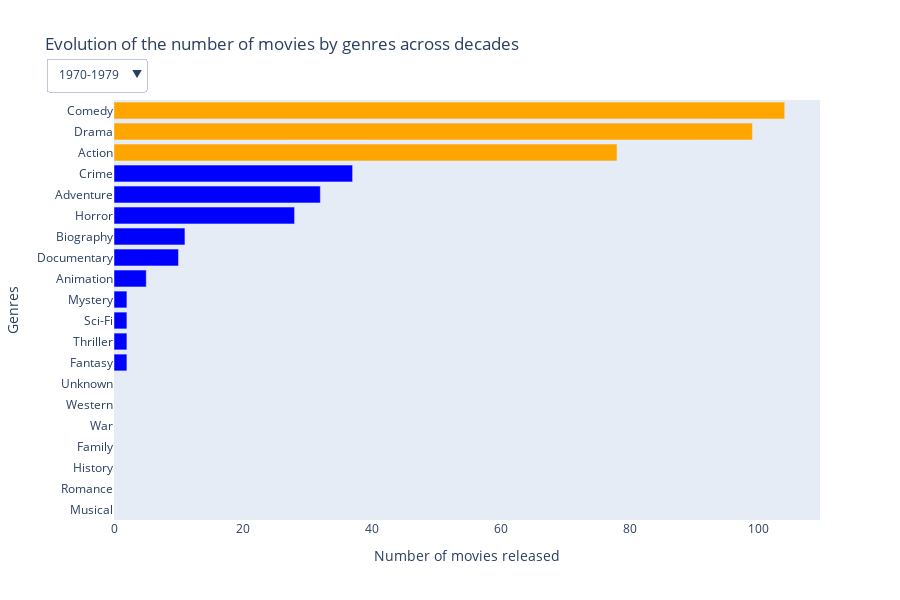

Notebook code cell kept with this figure:
### Markdown cell above
The chart generated by the code below is an interactive Plotly chart but the screenshots of each decade from this graph are present just after (if the Plotly is not displayed).

### Code cell
# We plot the graph representing the evolution of the ratings attributed to movies by the decades
# Create a figure
fig = go.Figure()

# Add bars for each decade
for decade in evolution_per_decade_genre["Decade"].unique():
    # Filter by decade and sort by Nb_movies
    df_decade = evolution_per_decade_genre[evolution_per_decade_genre["Decade"] == decade]
    df_decade = df_decade.sort_values(by="Nb_movies")

    # Color the 3 genres with the most releases in orange
    colors = ["orange" if (len(df_decade)-3 <= i <= len(df_decade)) else "blue" for i in range(len(df_decade))]

    fig.add_trace(go.Bar(
        x=df_decade["Nb_movies"],
        y=df_decade["Genres"],
        name=decade,
        visible=False,
        marker_color=colors,
        orientation="h"
    ))

# Make the first decade visible by default
fig.data[0].visible = True

# Configuring animations
fig.update_layout(
    updatemenus=[{
        "buttons": [
            {
                "label": decade,
                "method": "update",
                "args": [
                    {"visible": [decade == d for d in evolution_per_decade_genre["Decade"].unique()]},
                    {
                        "xaxis.range": [0, evolution_per_decade_genre[evolution_per_decade_genre["Decade"] == decade]["Nb_movies"].max()],
                        "yaxis.title.text": "Genres"  # Ensure the y-axis title is maintained
                    }
                ]
            } for decade in evolution_per_decade_genre["Decade"].unique()
        ],
        "direction": "down",
        "showactive": True,
        "x": 0.045,  # Adjust horizontal position (further left)
        "y": 1.10    # Adjust vertical position (above chart)
    }],
    title="Evolution of the number of movies by genres across decades",
    height=600
)

# Edit axis titles
fig.update_layout(
    xaxis_title="Number of movies released",
    yaxis_title="Genres"
)

# Show chart
fig.show()

### Figure 1 — Plotly figure (JSON) as saved in the notebook; plotly's stock layout.template omitted (floating-point values rounded to 4 significant figures)
{"data": [{"marker": {"color": ["blue", "blue", "blue", "blue", "blue", "blue", "blue", "blue", "blue", "blue", "blue", "blue", "blue", "blue", "blue", "blue", "blue", "orange", "orange", "orange"]}, "name": "1970-1979", "orientation": "h", "type": "bar", "visible": true, "x": [0, 0, 0, 0, 0, 0, 0, 2, 2, 2, 2, 5, 10, 11, 28, 32, 37, 78, 99, 104], "y": ["Musical", "Romance", "History", "Family", "War", "Western", "Unknown", "Fantasy", "Thriller", "Sci-Fi", "Mystery", "Animation", "Documentary", "Biography", "Horror", "Adventure", "Crime", "Action", "Drama", "Comedy"]}, {"marker": {"color": ["blue", "blue", "blue", "blue", "blue", "blue", "blue", "blue", "blue", "blue", "blue", "blue", "blue", "blue", "blue", "blue", "blue", "orange", "orange", "orange"]}, "name": "1980-1989", "orientation": "h", "type": "bar", "visible": false, "x": [0, 0, 0, 0, 0, 1, 1, 2, 2, 3, 10, 19, 20, 40, 51, 66, 68, 159, 192, 302], "y": ["Musical", "History", "War", "Unknown", "Western", "Family", "Mystery", "Romance", "Thriller", "Sci-Fi", "Fantasy", "Documentary", "Animation", "Biography", "Horror", "Adventure", "Crime", "Drama", "Action", "Comedy"]}, {"marker": {"color": ["blue", "blue", "blue", "blue", "blue", "blue", "blue", "blue", "blue", "blue", "blue", "blue", "blue", "blue", "blue", "blue", "blue", "orange", "orange", "orange"]}, "name": "1990-1999", "orientation": "h", "type": "bar", "visible": false, "x": [0, 0, 0, 0, 1, 1, 1, 1, 1, 5, 11, 34, 35, 37, 67, 77, 140, 277, 285, 491], "y": ["Musical", "History", "War", "Unknown", "Sci-Fi", "Thriller", "Family", "Romance", "Western", "Mystery", "Fantasy", "Documentary", "Animation", "Horror", "Adventure", "Biography", "Crime", "Action", "Drama", "Comedy"]}, {"marker": {"color": ["blue", "blue", "blue", "blue", "blue", "blue", "blue", "blue", "blue", "blue", "blue", "blue", "blue", "blue", "blue", "blue", "blue", "orange", "orange", "orange"]}, "name": "2000-2009", "orientation": "h", "type": "bar", "visible": false, "x": [0, 0, 1, 1, 3, 5, 8, 9, 9, 9, 10, 106, 135, 147, 176, 312, 510, 645, 1067, 1129], "y": ["History", "Western", "Unknown", "Family", "War", "Sci-Fi", "Fantasy", "Musical", "Mystery", "Romance", "Thriller", "Horror", "Animation", "Adventure", "Biography", "Crime", "Action", "Documentary", "Drama", "Comedy"]}, {"marker": {"color": ["blue", "blue", "blue", "blue", "blue", "blue", "blue", "blue", "blue", "blue", "blue", "blue", "blue", "blue", "blue", "blue", "blue", "orange", "orange", "orange"]}, "name": "2010-2019", "orientation": "h", "type": "bar", "visible": false, "x": [0, 0, 0, 0, 1, 1, 4, 4, 11, 19, 21, 185, 185, 189, 314, 352, 796, 1112, 1115, 1438], "y": ["History", "Family", "War", "Western", "Sci-Fi", "Unknown", "Romance", "Musical", "Mystery", "Thriller", "Fantasy", "Adventure", "Horror", "Animation", "Crime", "Biography", "Action", "Comedy", "Documentary", "Drama"]}, {"marker": {"color": ["blue", "blue", "blue", "blue", "blue", "blue", "blue", "blue", "blue", "blue", "blue", "blue", "blue", "blue", "blue", "blue", "blue", "orange", "orange", "orange"]}, "name": "2020-2029", "orientation": "h", "type": "bar", "visible": false, "x": [0, 0, 1, 1, 2, 2, 2, 2, 6, 12, 17, 69, 98, 112, 116, 116, 286, 369, 447, 674], "y": ["War", "Western", "Musical", "History", "Sci-Fi", "Unknown", "Family", "Romance", "Mystery", "Fantasy", "Thriller", "Adventure", "Animation", "Biography", "Crime", "Horror", "Action", "Documentary", "Comedy", "Drama"]}], "layout": {"height": 600, "title": {"text": "Evolution of the number of movies by genres across decades"}, "updatemenus": [{"buttons": [{"args": [{"visible": [true, false, false, false, false, false]}, {"xaxis.range": [0, 104], "yaxis.title.text": "Genres"}], "label": "1970-1979", "method": "update"}, {"args": [{"visible": [false, true, false, false, false, false]}, {"xaxis.range": [0, 302], "yaxis.title.text": "Genres"}], "label": "1980-1989", "method": "update"}, {"args": [{"visible": [false, false, true, false, false, false]}, {"xaxis.range": [0, 491], "yaxis.title.text": "Genres"}], "label": "1990-1999", "method": "update"}, {"args": [{"visible": [false, false, false, true, false, false]}, {"xaxis.range": [0, 1129], "yaxis.title.text": "Genres"}], "label": "2000-2009", "method": "update"}, {"args": [{"visible": [false, false, false, false, true, false]}, {"xaxis.range": [0, 1438], "yaxis.title.text": "Genres"}], "label": "2010-2019", "method": "update"}, {"args": [{"visible": [false, false, false, false, false, true]}, {"xaxis.range": [0, 674], "yaxis.title.text": "Genres"}], "label": "2020-2029", "method": "update"}], "direction": "down", "showactive": true, "x": 0.045, "y": 1.1}], "xaxis": {"title": {"text": "Number of movies released"}}, "yaxis": {"title": {"text": "Genres"}}}}
